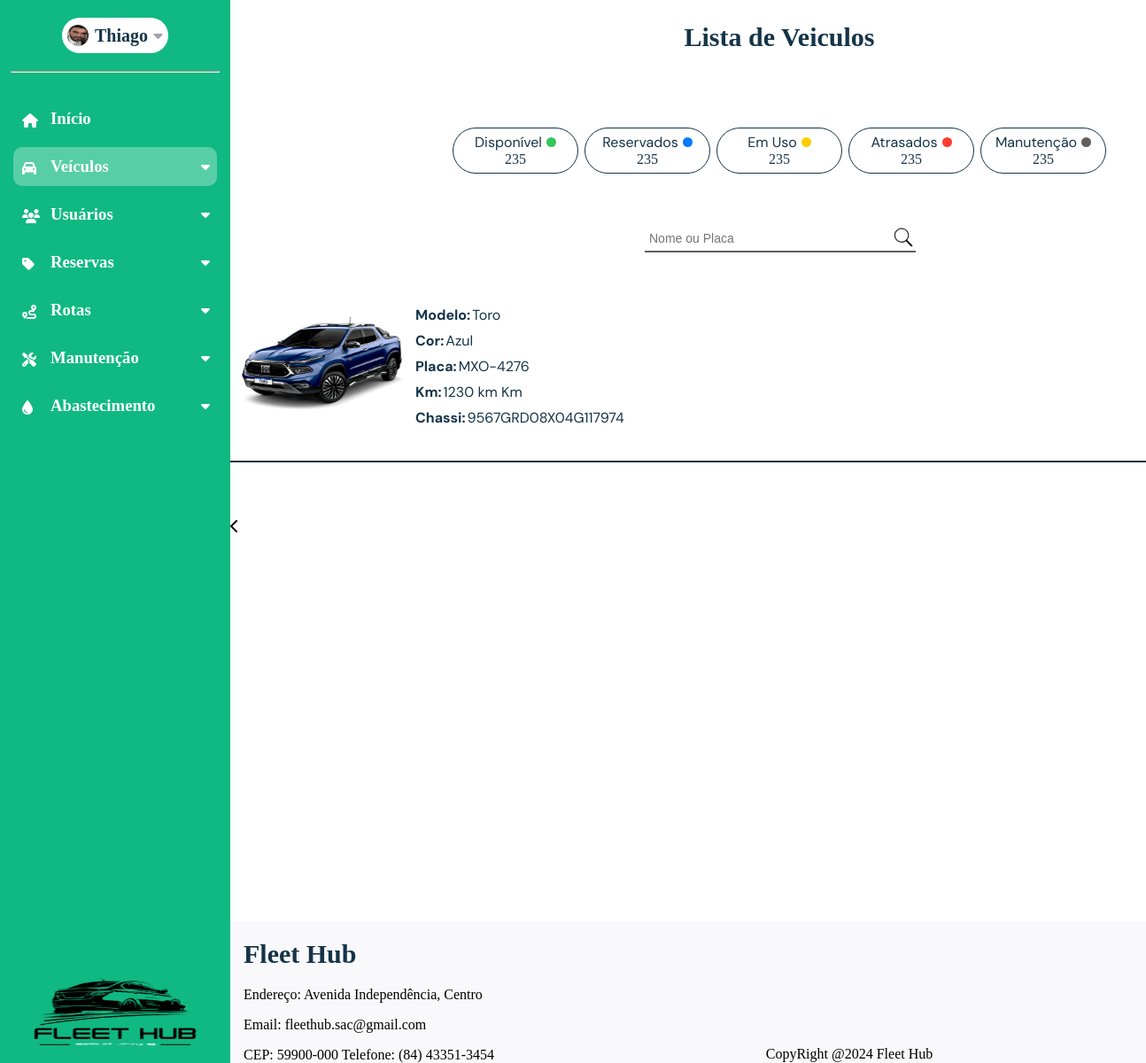
/listagem-veiculos, run on an earlier commit of the app's database.
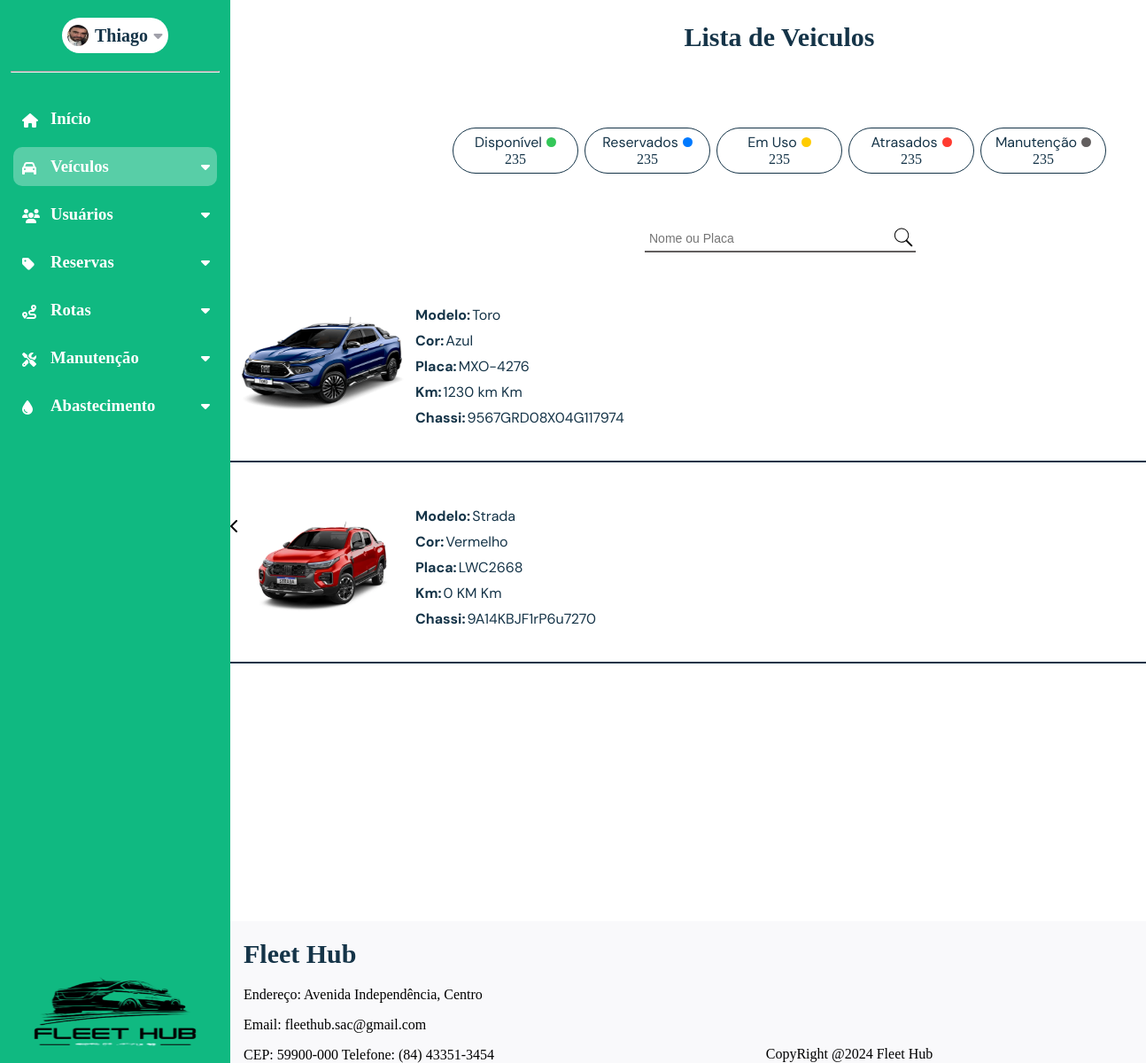
And on a later commit of the database.
### dashboard/models.py (models this page shows, shortened)
class Veiculo(models.Model):
    modelo = models.CharField(max_length=50)
    marca = models.CharField(max_length=100)
    valor_compra = models.CharField(max_length=25)
    ano = models.IntegerField()
    km = models.CharField(max_length=20)
    motor = models.CharField(max_length=10)
    status = models.CharField(max_length=15)
    placa = models.CharField(max_length=20)
    chassi = models.CharField(max_length=20)
    cor = models.CharField(max_length=50, default='indefinido')
    imagem = models.ImageField(upload_to='imagens/veiculos', height_field=None, width_field=None, max_length=None, default='media/carro-escondido.jpg')
    status = models.ForeignKey(Status_Veiculo, on_delete=models.CASCADE)

### dashboard/views.py (the view)
# urls.py: path('listagem-veiculos',views.listagem_veiculos,name='listagem_veiculos'),
def listagem_veiculos(request):
    veiculos = get_list_or_404(Veiculo)
    return render(request, 'dashboard/listagem_veiculos.html',{'veiculos':veiculos})

### dashboard/templates/dashboard/listagem_veiculos.html (shortened to what this page needs)
{% extends 'base.html' %}
{% load static %}
{% block page_name %}Listagem_Veiculos{% endblock page_name %}
{% block estilos %}
<link rel="stylesheet" href="{% static 'css/listagem_veiculos.css' %}">
<link href="https://cdnjs.cloudflare.com/ajax/libs/font-awesome/6.0.0-beta3/css/all.min.css" rel="stylesheet">
{% endblock estilos %}
{% block content %}
<section id="content-listagem">
    <h1>Lista de Veiculos</h1>
    <div id="filtros">
        <div id="estrutura-filtros">
            <div id="descricao-filtros">
                <p>Disponível</p>
                <div id="bolinha-filtro" style="background-color: #34C759;">
                </div>
            </div>
            <div id="quantidade-filtro">
                <p>235</p>
            </div>
        </div>
        <div id="estrutura-filtros">
            <div id="descricao-filtros">
                <p>Reservados</p>
                <div id="bolinha-filtro" style="background-color: #007AFF;">
                </div>
            </div>
            <div id="quantidade-filtro">
                <p>235</p>
            </div>
        </div>
        <div id="estrutura-filtros">
            <div id="descricao-filtros">
                <p>Em Uso</p>
                <div id="bolinha-filtro" style="background-color: #FFCC00;">
                </div>
            </div>
            <div id="quantidade-filtro">
                <p>235</p>
            </div>
        </div>
        <div id="estrutura-filtros">
            <div id="descricao-filtros">
                <p>Atrasados</p>
                <div id="bolinha-filtro" style="background-color: #FF3B30;">
                </div>
            </div>
            <div id="quantidade-filtro">
                <p>235</p>
            </div>
        </div>
        <div id="estrutura-filtros">
            <div id="descricao-filtros">
                <p>Manutenção</p>
                <div id="bolinha-filtro" style="background-color: #625E5E;">
                </div>
            </div>
            <div id="quantidade-filtro">
                <p>235</p>
            </div>
        </div>
    </div>
    <div id="search-box">
        <form action="/search" method="GET">
                <div id="descr-search">
                    <input type="text" id="search-input" name="query" placeholder="Nome ou Placa" style="border: none; outline: none; padding: 5px; font-size: 14px; flex: 1;">
                    <button type="submit" style="background: none; border: none; cursor: pointer; padding: 0;">
                    </button>
                </div>
            <div id="linha-search"></div>
        </form>
    </div>
    <div id="lista-veiculos">
        {% for veiculo in veiculos %}
            <div id="linha-veiculo">
                <div id="img-veiculo">
                    <img id="teste" src="{{veiculo.imagem.url}}" alt="">
                    <div id="elementos-veiculo">
                        <div id="elementos-filhos">
                            <p id="titulo">Modelo:</p>
                            <p id="resultado">{{veiculo.modelo}}</p>
                        </div>
                        <div id="elementos-filhos">
                            <p id="titulo">Cor:</p>
                            <p id="resultado">{{veiculo.cor}}</p>
                        </div>
                        <div id="elementos-filhos">
                            <p id="titulo">Placa:</p>
                            <p id="resultado">{{veiculo.placa}}</p>
                        </div>
                        <div id="elementos-filhos">
                            <p id="titulo">Km:</p>
                            <p id="resultado">{{veiculo.km}} Km</p>
                        </div>
                        <div id="elementos-filhos">
                            <p id="titulo">Chassi:</p>
                            <p id="resultado">{{veiculo.chassi}}</p>
                        </div>
                    </div>
                </div>
        </div>
        <div id="linha"></div>
    {% endfor %}
    </div>
</section>
{% endblock %}

### global_templates/base.html (shortened to what this page needs)
{% load static %}
<!DOCTYPE html>
<html lang="en">
<head>
    <link rel="stylesheet" href="{% static 'css/global-style.css' %}">
    {% block estilos %}{% endblock %}
    <link rel="stylesheet" href="https://cdnjs.cloudflare.com/ajax/libs/font-awesome/6.6.0/css/all.min.css"
 />
</head>
<body id="{% block body_id %}default-page{% endblock %}" data-page="{% block page_name %}default{% endblock %}">
    <aside id="sidebar">
        <div id="user-menu-sidebar">
            <div id="user_menu">
                <img id="img_perfil" src="{% static 'img/img_perfil.jpg' %}" alt="" title="Imagem do Perfil">
                <h1 id="gestor_name">Thiago</h1>
                <i id="user_icon" class="fa-solid fa-caret-down" style="color: #a1a1aa;"></i>
            </div>
            <hr>
            <div id="sidebar-expansive">
                <a href="{% url 'tela_dashboard' %}" class="element-icon"><i class="fa-solid fa-house icon"
                        title="Início"></i>
                    <h3 id="text-init">Início</h3>
                </a>
                <a class="element-icon" id="id-veiculos"><i class="fa-solid fa-car icon" title="Veículos"></i>
                    <h3 class="text-menu-lateral" id="text-veicles">Veículos</h3>
                    <i id="icon_veiculos" class="fa-solid fa-caret-down"
                        style="color: rgb(255, 255, 255); display: block; transform: rotate(0deg);"></i>
                </a>
                <a class="element-icon" id="id-usuarios"><i class="fa-solid fa-users icon" title="Usuários"></i>
                    <h3 class="text-menu-lateral" id="text-users">Usuários</h3>
                    <i id="icon_usuarios" class="fa-solid fa-caret-down"
                        style="color: rgb(255, 255, 255); display: block; transform: rotate(0deg);"></i>
                </a>
                <a class="element-icon" id="id-reservas"><i class="fa-solid fa-tag icon" title="Reservas"></i>
                    <h3 class="text-menu-lateral" id="text-reservations">Reservas</h3>
                    <i id="icon_reservas" class="fa-solid fa-caret-down"
                        style="color: rgb(255, 255, 255); display: block; transform: rotate(0deg);"></i>
                </a>
                <a class="element-icon" id="id-rotas"><i class="fa-solid fa-route icon" title="Rotas"></i>
                    <h3 class="text-menu-lateral" id="text-routes">Rotas</h3>
                    <i id="icon_rotas" class="fa-solid fa-caret-down"
                        style="color: rgb(255, 255, 255); display: block; transform: rotate(0deg);"></i>
                </a>
                <a class="element-icon" id="id-manutencao"><i class="fa-solid fa-screwdriver-wrench icon"
                        title="Manutenção"></i>
                    <h3 class="text-menu-lateral" id="text-maintenance">Manutenção</h3>
                    <i id="icon_manutencao" class="fa-solid fa-caret-down"
                        style="color: rgb(255, 255, 255); display: block; transform: rotate(0deg);"></i>
                </a>
                <a class="element-icon" id="id-abastecimento"><i class="fa-solid fa-droplet icon"
                        title="Abastecimento"></i>
                    <h3 class="text-menu-lateral" id="text-supply">Abastecimento</h3>
                    <i id="icon_abastecimento" class="fa-solid fa-caret-down"
                        style="color: rgb(255, 255, 255); display: block; transform: rotate(0deg);"></i>
                </a>
            </div>
            <img src="{% static 'img/logo_fleethub.png' %}" alt="" style="width: 100%;">
        </div>
        <div id="div-img_sidebar-expansive"><i id="img_sidebar-expansive" class="fa-solid fa-chevron-left"></i></div>
    </aside>
    <div id="content-and-footer">
        <div id='container-block-content'>
            {% block content %}{% endblock content %}
        </div>
        <footer>
            <div class="footer-left" style="margin-left: 15px;">
                <h1>Fleet Hub</h1>
                <p>Endereço: Avenida Independência, Centro</p>
                <p>Email: fleethub.sac@gmail.com</p>
                <p style="margin-bottom: 0;">CEP: 59900-000 Telefone: (84) 43351-3454</p>
            </div>
            <div class="footer-center">
                <p style="margin-bottom: 0; margin-top: 0;">CopyRight @2024 Fleet Hub </p>
            </div>
        </footer>
    </div>
</body>
</html>

### global_static/css/global-style.css (style rules this page uses)
:root { --color-white:#ffffff; --color-green-menu: #10B981; --menu-modulos-color:rgba(255,255,255,0.3); }
body { background-color:var(--color-white); margin: 0; display: flex; height: 1400px; }
hr { background-color: white; width: 90%; height: 0.5px; margin: 20px auto; }
#sidebar { background-color: var(--color-green-menu); display: flex; width: 260px; position: relative; height: auto; }
#user_menu { display: flex; justify-content: space-evenly; align-items: center; width: 120px; height: 40px; border-radius: 50px; background-color: var(--color-white); margin-top: 20px; }
.text-menu-lateral { width: 150px; }
#user_icon { transition: 400ms; }
#gestor_name { font-size: 20px; }
#img_perfil { border-radius: 50%; width: 24px; height: 24px; }
.fa-caret-down { transition: 0.5s; }
#user-menu-sidebar { display: flex; flex-direction: column; align-items: center; }
#img_sidebar-expansive { width: 28px; height: 28px; }
#div-img_sidebar-expansive { width: 28px; height: auto; display: flex; align-items: center; }
#sidebar-expansive { background-color: var(--color-green-menu); width: 260px; height: 100% }
.element-icon { text-decoration: none; display: flex; align-items: center; gap: 20px; margin-left: 15px; margin-right: 15px; margin-top: 10px; width: 230px; height: 44px; border-radius: 10px; }
.icon { width: 12px; height: 12px; margin-left: 10px; color: var(--color-white); }
#sidebar-expansive h3 { color: var(--color-white); }
#content-and-footer { display: grid; grid-template-rows: 1fr auto; width: 100%; }
footer { width: 100%; height: auto; margin: 0; display: flex; flex-direction: row; justify-content: space-between; align-items: center; background-color: rgba(239,240,244,0.4); }
.footer-center { margin-top:140px; }

### dashboard/static/css/listagem_veiculos.css (style rules this page uses)
body { height: 1200px; }
section { padding: 0; }
form { margin: auto; }
h1 { color: #153448; font-size: 30px; font-weight: bold; }
#container-block-content { margin: 0 auto; }
#filtros { display: flex; flex-direction: row; justify-content: space-around; width: 745px; margin: auto; }
#estrutura-filtros { width: 140px; height: 50px; border: 1px #153448 solid; border-radius: 30px; display: flex; justify-content: center; flex-direction: column; align-items: center; }
#content-listagem { max-width: 1240px; display: flex; justify-content: center; flex-direction: column; row-gap: 60px; }
#content-listagem h1 { text-align: center; }
#descricao-filtros { display: flex; flex-direction: row; align-items: center; justify-content: center; column-gap: 5px; }
#descricao-filtros p { margin: 0; color: #153448; font-family: 'DM Sans', sans-serif; }
#bolinha-filtro { width: 11px; height: 11px; border-radius: 180px; }
#estrutura-filtros #quantidade-filtro { justify-content: center; }
#estrutura-filtros #quantidade-filtro p { margin: 0; color: #153448; }
#search-box { display: flex; flex-direction: column; max-width: 304px; margin: auto; }
#descr-search { display: flex; flex-direction: row; align-items: center; width: 304px; justify-content: space-between; }
#descr-search #search-input { color: #625E5E; font-size: 16x; }
#linha-search { width: 304px; border: #625E5E 0.1px solid; }
#lista-veiculos { display: flex; row-gap: 50px; flex-direction: column; overflow-y: scroll; overflow-x: hidden; width: 1240px; height: 100%; max-height: 600px; }
#linha-veiculo { width: 98%; display: flex; flex-direction: row; justify-content: space-between; }
#img-veiculo { display: flex; flex-direction: row; max-height: 125px; }
img { width: 209px; height: 125px; }
#elementos-veiculo { display: flex; flex-direction: column; max-height: 125px; }
#elementos-veiculo #elementos-filhos { display: flex; flex-direction: row; column-gap: 2px; }
#elementos-veiculo #elementos-filhos #titulo { margin-bottom: 8px; margin-top: 0px; color: #153448; font-size: 16px; font-weight: bold; font-family: 'Dm sans',sans-serif; }
#elementos-veiculo #elementos-filhos #resultado { margin-bottom: 8px; margin-top: 0px; font-size: 16px; color: #153448; font-family: 'Dm sans',sans-serif; }
#linha { border: #153448 0.5px solid; width: 98%; }

What changed in the data, as far as the page shows it:
added Veiculo: imagem (picture), modelo "Strada", cor "Vermelho", placa "LWC2668", km "0 KM", chassi "9A14KBJF1rP6u7270"
